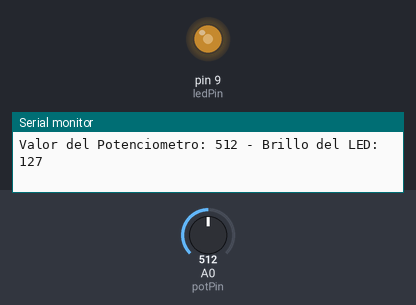
The sketch below on a simulated Arduino Uno, built with avr-gcc and run on an emulated ATmega328P. On the bench: output pins drawn as LEDs (lit = HIGH), the last lines printed to the serial monitor. Inputs (shaded band) come from the test bench; at power-on: A0 (potPin) = 512.

Above: at 1.2 s.
1.3 s: A0 (potPin) set to 716
At 1.6 s:
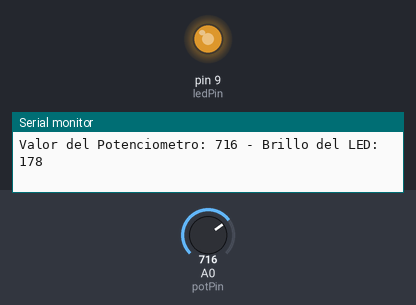
2.8 s: A0 (potPin) set to 900
At 3.2 s:
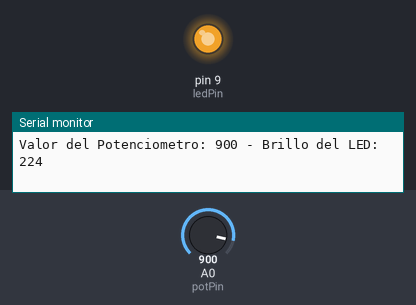
4.3 s: A0 (potPin) set to 416
At 4.8 s:
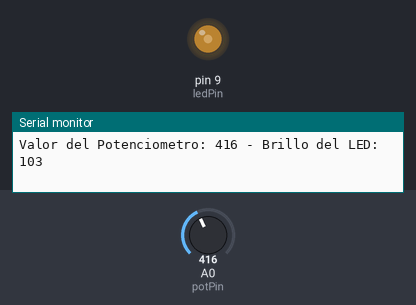
7.3 s: A0 (potPin) set to 388
At 8.1 s:
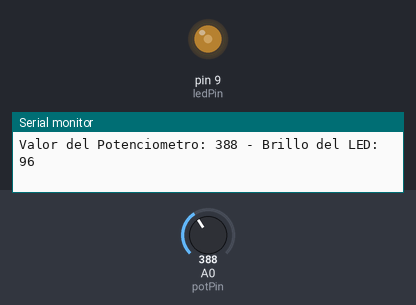
10.3 s: A0 (potPin) set to 122
At 11.2 s:
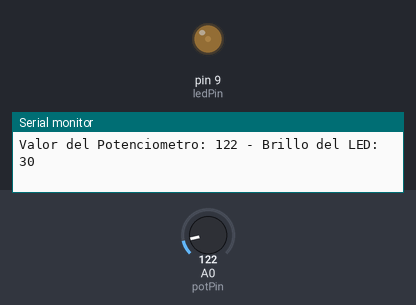
11.8 s: A0 (potPin) set to 511
At 12.8 s:
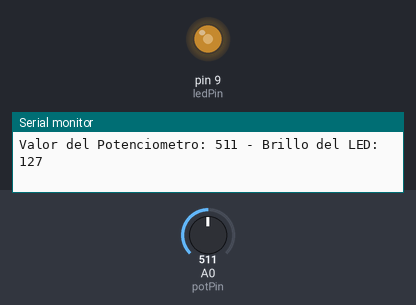
Timing chart, 0 to 14.3 s (numbered marks = the images above; inputs shaded):
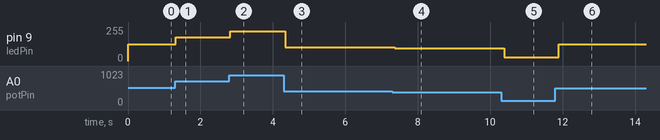

The sketch:

potenciometroLED.ino
```cpp
// Controlamos brillo de LED con un potenciometro

// Librerias

// Definicion de Pines
const int ledPin = 9; //Pin del LED. IMPORTANTE: El pin debe ser PWM para controlar el brillo
const int potPin = A0; //Pin del potenciometro

// Definicion de variables
int potValue = 0; //Variable para almacenar el valor del potenciometro

void setup() {
    pinMode(ledPin, OUTPUT); //Configura el pin del LED como salida
    pinMode(potPin, INPUT); //Configura el pin del potenciometro como entrada
    Serial.begin(9600); //Inicia la comunicacion serial a 9600 baudios
}

void loop() {
    potValue = analogRead(potPin); //Lee el valor del potenciometro (0-1023)
    int brillo = map(potValue, 0, 1023, 0, 255); //Mapea el valor del potenciometro a un rango de brillo (0-255)

    analogWrite(ledPin, brillo); //Controla el brillo del LED utilizando PWM

    // Imprime el valor del potenciometro y el brillo del LED en el monitor serial
    Serial.print("Valor del Potenciometro: ");
    Serial.print(potValue);
    Serial.print(" - Brillo del LED: ");
    Serial.println(brillo);

    delay(100); //Pequeña pausa para evitar saturar el monitor serial
}
```

Measured:
- after the input at 1.3 s, pin 9 (ledPin): 127/255 → 178/255 at once
- after the input at 2.8 s, pin 9 (ledPin): 178/255 → 224/255 at once
- after the input at 4.3 s, pin 9 (ledPin): 224/255 → 103/255 at once
- after the input at 7.3 s, pin 9 (ledPin): 103/255 → 96/255 after 0.06 s
- after the input at 10.3 s, pin 9 (ledPin): 96/255 → 30/255 after 0.09 s
- after the input at 11.8 s, pin 9 (ledPin): 30/255 → 127/255 after 0.10 s
